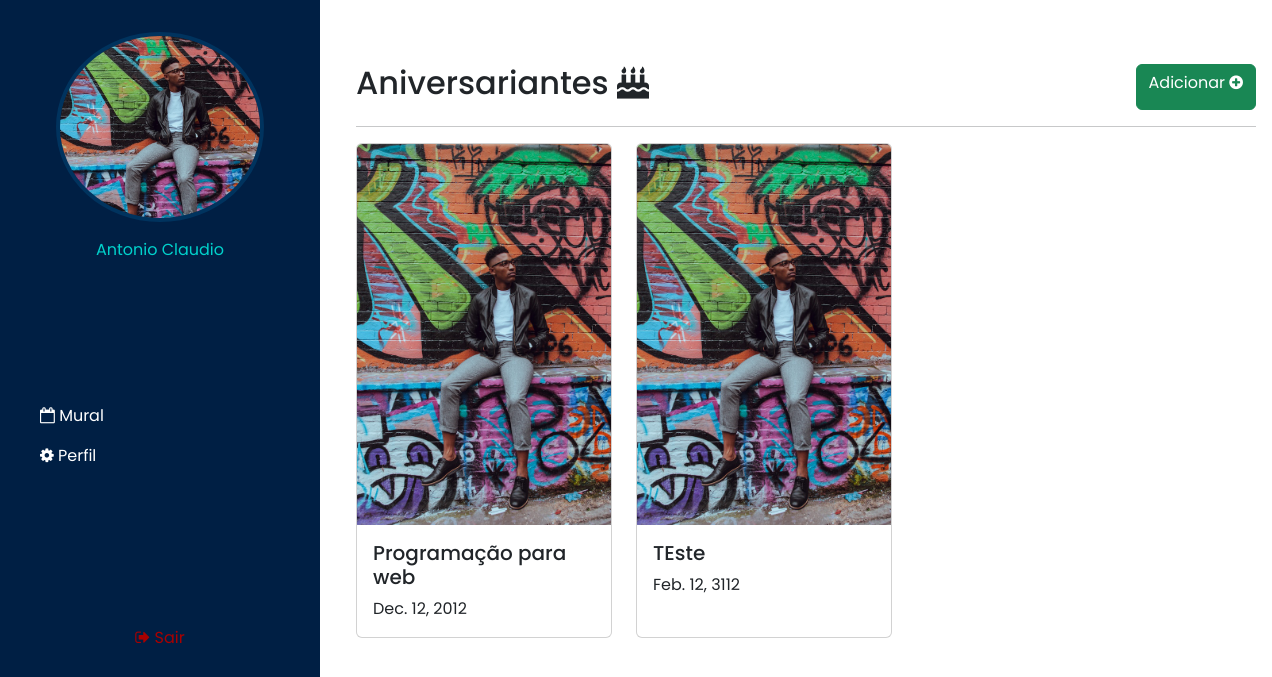
/, run on an earlier commit of the app's database.
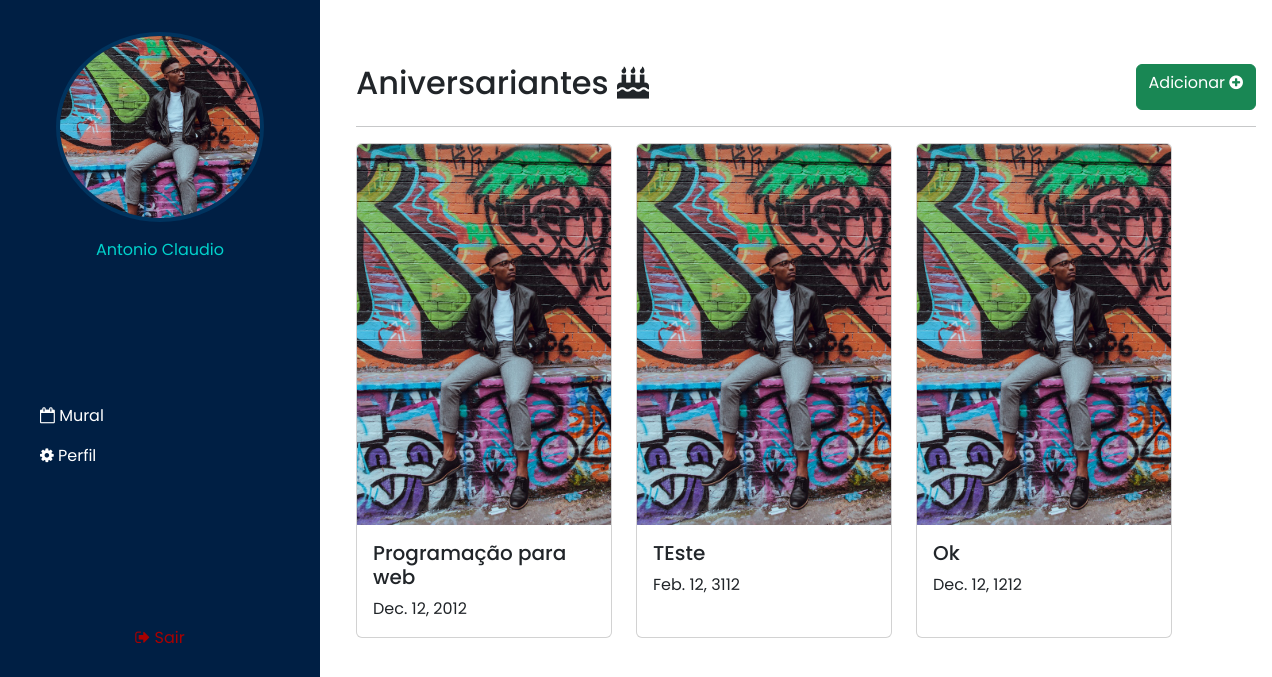
And on a later commit of the database.
### accounts/models.py (models this page shows, shortened)
class Birthdays(models.Model):
    nome = models.CharField('Nome', max_length=120, blank=False)
    data_nascimento = models.DateField('Data de nascimento', blank=False)
    notificar_por_email = models.BooleanField(
        'Notificar?', blank=True, default=True
    )
    imagem = models.ImageField(upload_to='perfil/images', blank=True, null=True)
    class Meta:
        verbose_name = 'Aniversariante'
        verbose_name_plural = 'Aniversariantes'

### accounts/views.py (the view)
# urls.py: path('', views.index, name='index'),
def index(request):
    template_name = 'index.html'
    birthdays = Birthdays.objects.all()
    context = {
        'birthdays': birthdays
    }
    return render(request, template_name, context)

### accounts/templates/index.html
{% extends 'base.html' %}
{% block context %}
<section class="mt-5 me-5">
    <div class="d-flex justify-content-between aligh-items-center">
        <h2>
            Aniversariantes
            <i class="fa fa-birthday-cake" ></i>
        </h2>
        <a href="{% url 'accounts:register' %}" class="btn btn-success">
            Adicionar
            <i class="fa fa-plus-circle"></i>
        </a>
    </div>
    <hr>
</section>
<div class="d-flex gap-4 flex-wrap aligh-items-center">
    {% for people in birthdays %}
    <div class="card" style="width: 16rem;">
        <img src="../static/img/perfil.jpg" class="card-img-top" alt="...">
        <div class="card-body">
          <h5 class="card-title">{{people.nome}}</h5>
          <p class="card-text">{{people.data_nascimento}}</p>
        </div>
    </div>
    {% endfor %}
</div>
{% endblock %}

What changed in the data, as far as the page shows it:
added Birthdays: nome "Ok", data_nascimento "Dec. 12, 1212"
